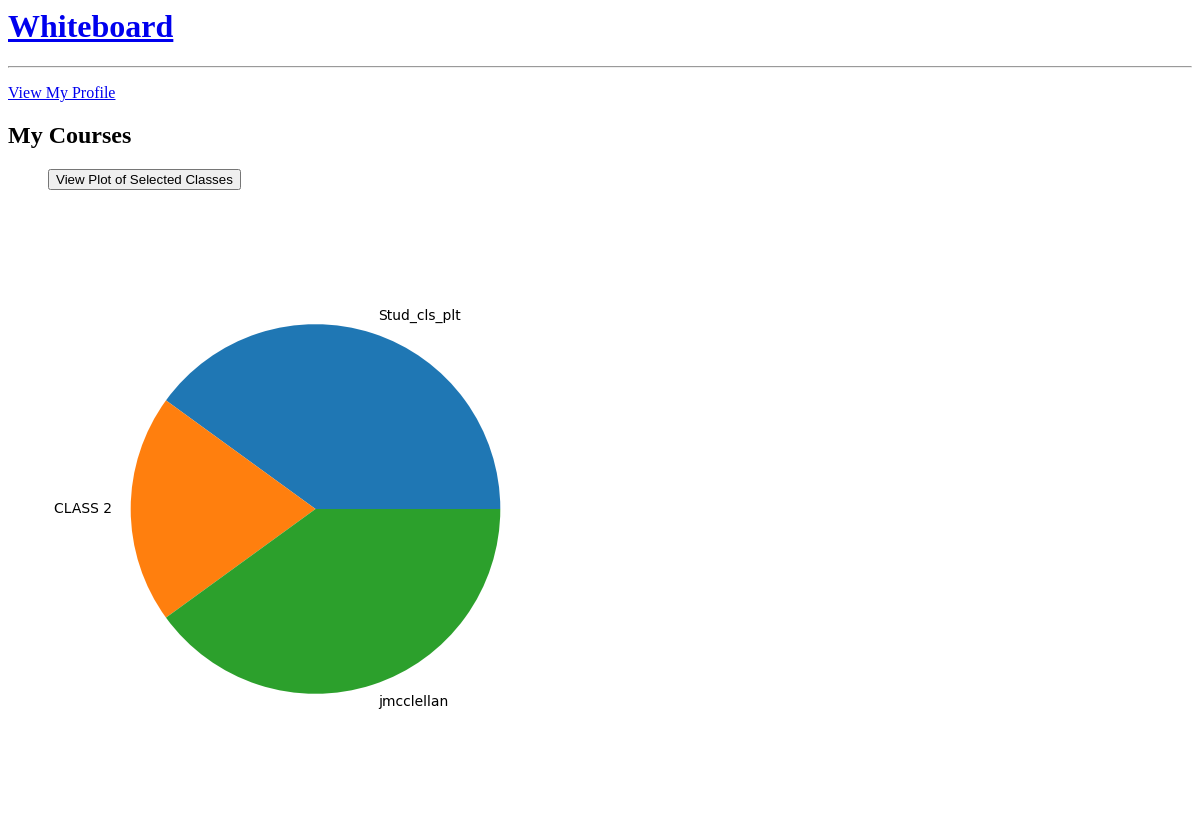
/start/view_courses/jmcclellan, run on an earlier commit of the app's database.
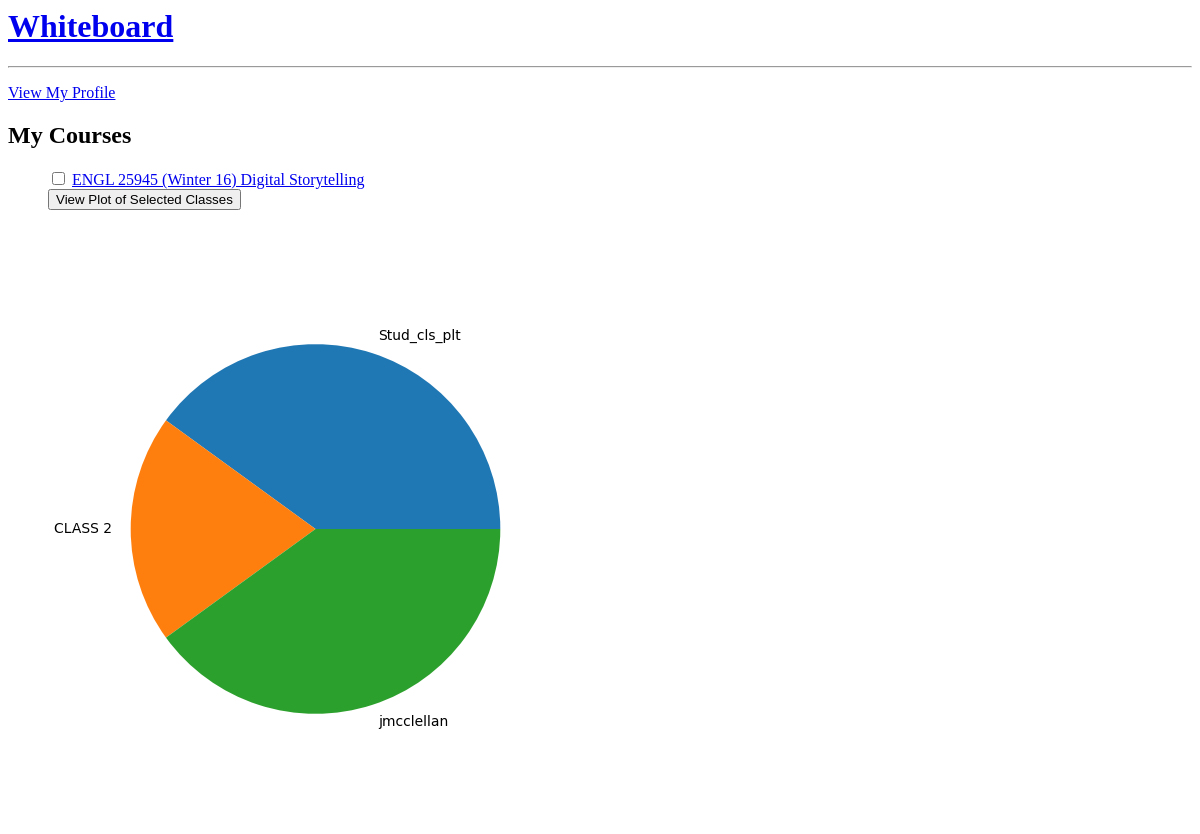
And on a later commit of the database.
### user_forms/models.py (models this page shows, shortened)
class Course(models.Model):
    sessions = models.ManyToManyField(Session) # Don't worry about this Andy.
    name = models.CharField(max_length = 200, blank = True)
    quarter = models.CharField(max_length = 42)
    dept = models.CharField(max_length = 4)
    year = models.IntegerField()

### user_forms/views.py (the view)
# urls.py: url(r'^view_courses/(?P<cnet_id>[a-zA-Z0-9]+)$', views.CourseList.as_view()
class CourseList(ListView):
    model = Course
    context_object_name = 'course_list'
    def get_queryset(self):
        cnet_id = self.kwargs['cnet_id']
        return Course.objects.filter(student__cnet_id = cnet_id)\
             .order_by('dept')
    def get_context_data(self, *args, **kwargs):
        context = super(CourseList, self).get_context_data(*args, **kwargs)
        cnet_id = self.kwargs['cnet_id']
        context['cnet_id'] = cnet_id
        context['student_id'] = Student.objects.get(cnet_id = cnet_id).id
        course_ids = get_courses_get(self.request)
        course_ids = '/'.join(course_ids)
        context['course_ids'] = course_ids
        return context

### user_forms/views.py (called while the page is built)
def get_courses_get(request):
    courses = []
    for i in range(1, len(request.GET) + 1):
        if request.GET.get('course' + str(i)):
            courses.append(request.GET.get('course' + str(i)))
    print('get courses are:', courses)
    return courses

### user_forms/templates/user_forms/course_list.html (shortened to what this page needs)
{% extends 'user_forms/base.html' %}
{% block body %}
<p>
     <a href="{% url 'view_student' student_id=student_id %}">
            View My Profile</a>
</p>
<h2>My Courses</h2>
<ul>
<form action="" method="get">
    {% for course in course_list %}
    <input type="checkbox" name="course{{ forloop.counter }}" id="course{{
    forloop.counter }}" value="{{ course.id }}"/>
    <label for="course{{ forloop.counter }}"><a href="{% url 'course_detail' course_id=course.id cnet_id=cnet_id %}">{{ course.name }}</a>
    </label><br/>
    {% endfor %}
<input type="submit" value="View Plot of Selected Classes"/>
</form>
</ul>
{% if course_ids %}
<img src="{% url 'student_classes_plot' cnet_id=cnet_id course_ids=course_ids %}"
alt="Class Stats" />
{% else %}
<img src="{% url 'student_classes_plot' cnet_id=cnet_id course_ids='No_courses_selected' %}"
alt="Class Stats" />
{% endif %}
{% endblock %}

### user_forms/templates/user_forms/base.html
<html>
<h1 link = "black" vlink = "black"><a href="{% url 'start' %}">Whiteboard</a></h1>
<hr>
{% block body %}
{% endblock %}
</html>

What changed in the data, as far as the page shows it:
added Course: name "ENGL 25945 (Winter 16) Digital Storytelling"
